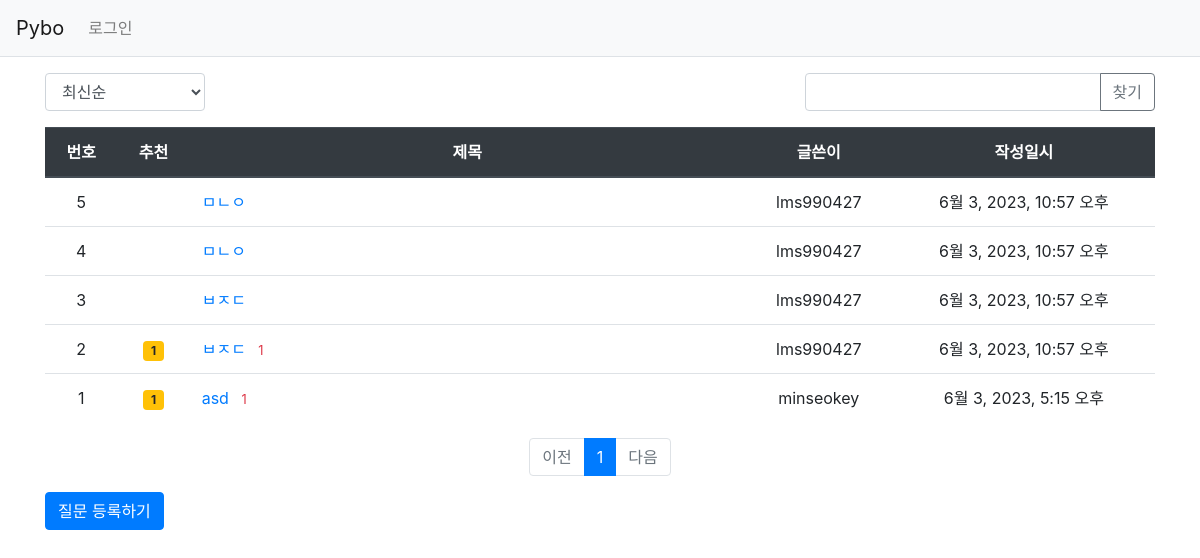
Screenshot of /pybo/ with the database file from the repository.
### pybo/models.py (models this page shows, shortened)
class Question(models.Model):
    author = models.ForeignKey(User, on_delete=models.CASCADE, related_name='author_question')
    subject = models.CharField(max_length=200)
    content = models.TextField()
    create_date = models.DateTimeField()
    modify_date = models.DateTimeField(null=True, blank=True)
    voter = models.ManyToManyField(User, related_name='voter_question')
    history = models.IntegerField(default=0)

### pybo/views/base_views.py (the view, shortened to what this page needs)
# urls.py: path('', base_views.index, name='index'),  # '/' 에 해당되는 path
def index(request):
    page = request.GET.get('page', '1')  # 페이지
    kw = request.GET.get('kw', '')  # 검색어
    so = request.GET.get('so', 'recent')  # 정렬기준
    if so == 'recommend':
        question_list = Question.objects.annotate(num_voter=Count('voter')).order_by('-num_voter', '-create_date')
    elif so == 'popular':
        question_list = Question.objects.annotate(num_answer=Count('answer')).order_by('-num_answer', '-create_date')
    else:  # recent
        question_list = Question.objects.order_by('-create_date')
    paginator = Paginator(question_list, 10)  # 페이지당 10개씩 보여주기
    page_obj = paginator.get_page(page)
    context = {'question_list': page_obj, 'page': page, 'kw': kw, 'so': so}  # <------ so 추가
    return render(request, 'pybo/question_list.html', context)

### pybo/templatetags/pybo_filter.py (called while the page is built)
@register.filter
def sub(value, arg):
    return value - arg

### templates/pybo/question_list.html (shortened to what this page needs)
{% extends 'base.html' %}
{% load pybo_filter %}
{% block content %}
<div class="container my-3">
    <div class="row justify-content-between my-3">
        <div class="col-2">
            <select class="form-control so">
                <option value="recent" {% if so == 'recent' %}selected{% endif %}>최신순</option>
            </select>
        </div>
        <div class="col-4 input-group">
            <input type="text" class="form-control kw" value="{{ kw|default_if_none:'' }}">
            <div class="input-group-append">
                <button class="btn btn-outline-secondary" type="button" id="btn_search">찾기</button>
            </div>
        </div>
    </div>
    <table class="table">
        <thead>
        <tr class="text-center thead-dark">
            <th>번호</th>
            <th>추천</th>
            <th style="width:50%">제목</th>
            <th>글쓴이</th>
            <th>작성일시</th>
        </tr>
        </thead>
        <tbody>
        {% if question_list %}
        {% for question in question_list %}
        <tr class="text-center">
            <td>
                {{ question_list.paginator.count|sub:question_list.start_index|sub:forloop.counter0|add:1 }}
            </td>
            <td>
                {% if question.voter.all.count > 0 %}
                <span class="badge badge-warning px-2 py-1">{{ question.voter.all.count }}</span>
                {% endif %}
            </td>
            <td class="text-left">
                <a href="{% url 'pybo:detail' question.id %}">{{ question.subject }}</a>
                {% if question.answer_set.count > 0 %}
                <span class="text-danger small ml-2">{{ question.answer_set.count }}</span>
                {% endif %}
            </td>
            <td>{{ question.author.username }}</td>
            <td>{{ question.create_date }}</td>
        </tr>
        {% endfor %}
        {% else %}
        <tr>
            <td colspan="3">질문이 없습니다.</td>
        </tr>
        {% endif %}
        </tbody>
    </table>
    <ul class="pagination justify-content-center">
        {% if question_list.has_previous %}
        <li class="page-item">
            <a class="page-link" data-page="{{ question_list.previous_page_number }}" href="#">이전</a>
        </li>
        {% else %}
        <li class="page-item disabled">
            <a class="page-link" tabindex="-1" aria-disabled="true" href="#">이전</a>
        </li>
        {% endif %}
        {% for page_number in question_list.paginator.page_range %}
        {% if page_number >= question_list.number|add:-5 and page_number <= question_list.number|add:5 %}
            {% if page_number == question_list.number %}
            <li class="page-item active" aria-current="page">
                <a class="page-link" data-page="{{ page_number }}" href="#">{{ page_number }}</a>
            </li>
            {% else %}
            <li class="page-item">
                <a class="page-link" data-page="{{ page_number }}" href="#">{{ page_number }}</a>
            </li>
            {% endif %}
        {% endif %}
        {% endfor %}
        {% if question_list.has_next %}
        <li class="page-item">
            <a class="page-link" data-page="{{ question_list.next_page_number }}" href="#">다음</a>
        </li>
        {% else %}
        <li class="page-item disabled">
            <a class="page-link" tabindex="-1" aria-disabled="true" href="#">다음</a>
        </li>
        {% endif %}
    </ul>
    <a href="{% url 'pybo:question_create' %}" class="btn btn-primary">질문 등록하기</a>
</div>
{% endblock %}

### rows the page displays
Question: paginator.count|sub "5", subject "ㅁㄴㅇ", author.username "lms990427", create_date "6월 3, 2023, 10:57 오후"
Question: paginator.count|sub "4", subject "ㅁㄴㅇ", author.username "lms990427", create_date "6월 3, 2023, 10:57 오후"
Question: paginator.count|sub "3", subject "ㅂㅈㄷ", author.username "lms990427", create_date "6월 3, 2023, 10:57 오후"
Question: paginator.count|sub "2", voter.all.count "1", subject "ㅂㅈㄷ", answer_set.count "1", author.username "lms990427", create_date "6월 3, 2023, 10:57 오후"
Question: paginator.count|sub "1", voter.all.count "1", subject "asd", answer_set.count "1", author.username "minseokey", create_date "6월 3, 2023, 5:15 오후"

### other values shown
{{ page_number }} "1"
